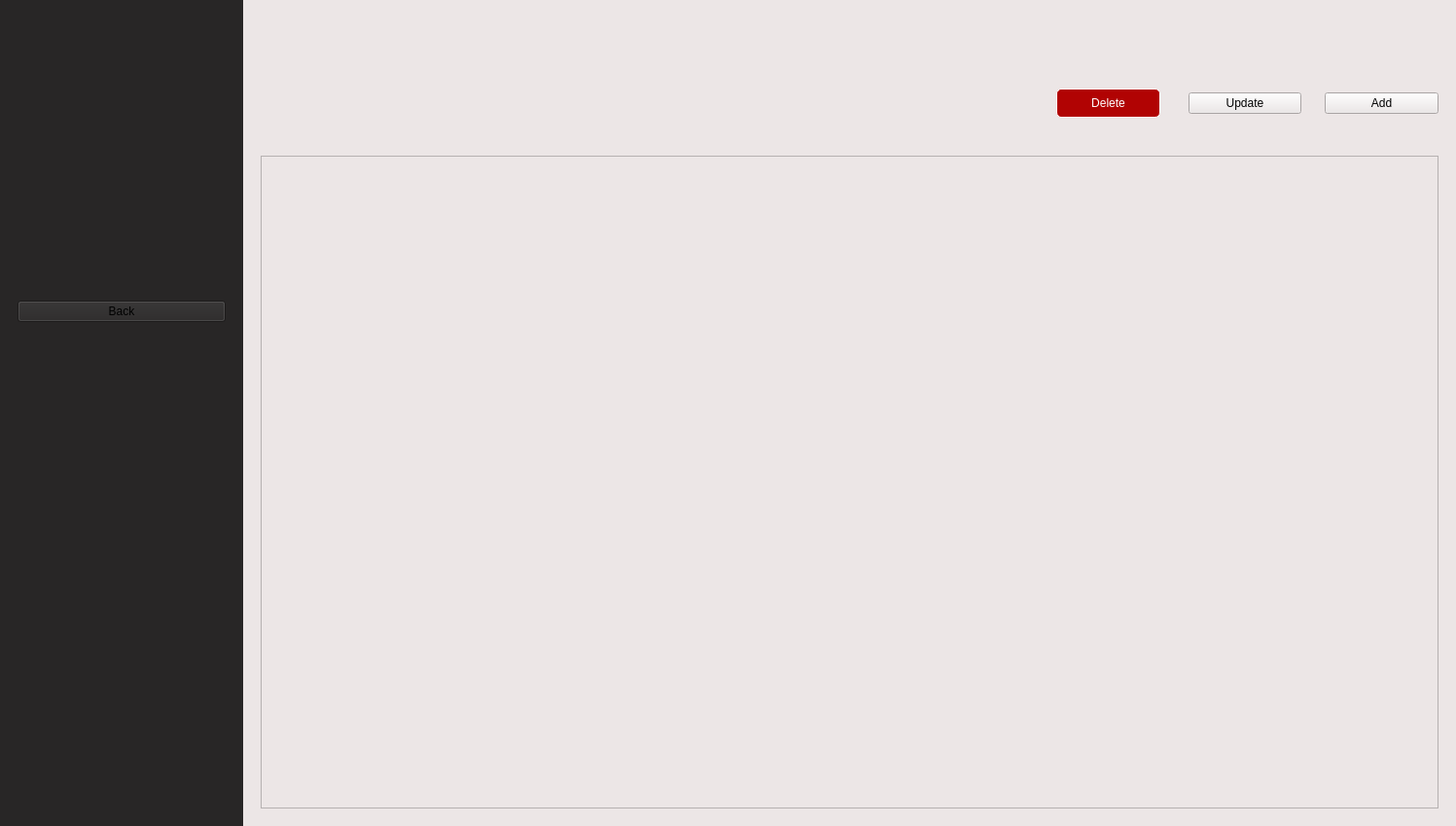
<?xml version="1.0" encoding="UTF-8"?>
<ui version="4.0">
 <class>MainWindow</class>
 <widget class="QMainWindow" name="MainWindow">
  <property name="geometry">
   <rect>
    <x>0</x>
    <y>0</y>
    <width>1497</width>
    <height>849</height>
   </rect>
  </property>
  <property name="windowTitle">
   <string>MainWindow</string>
  </property>
  <widget class="QWidget" name="centralwidget">
   <layout class="QHBoxLayout" name="horizontalLayout" stretch="1,5">
    <property name="spacing">
     <number>0</number>
    </property>
    <property name="leftMargin">
     <number>0</number>
    </property>
    <property name="topMargin">
     <number>0</number>
    </property>
    <property name="rightMargin">
     <number>0</number>
    </property>
    <property name="bottomMargin">
     <number>0</number>
    </property>
    <item>
     <widget class="QWidget" name="widget" native="true">
      <property name="styleSheet">
       <string notr="true">background-color: rgb(40, 38, 38);</string>
      </property>
      <layout class="QVBoxLayout" name="verticalLayout">
       <item>
        <widget class="QWidget" name="widget_3" native="true">
         <layout class="QGridLayout" name="gridLayout">
          <item row="0" column="0">
           <widget class="QPushButton" name="pushButton">
            <property name="styleSheet">
             <string notr="true">border: none;</string>
            </property>
            <property name="text">
             <string/>
            </property>
            <property name="icon">
             <iconset>
              <normaloff>image/Logo1.png</normaloff>image/Logo1.png</iconset>
            </property>
            <property name="iconSize">
             <size>
              <width>200</width>
              <height>200</height>
             </size>
            </property>
           </widget>
          </item>
         </layout>
        </widget>
       </item>
       <item>
        <widget class="QWidget" name="widget_4" native="true">
         <layout class="QGridLayout" name="gridLayout_2">
          <item row="0" column="0">
           <widget class="QPushButton" name="backbtn">
            <property name="styleSheet">
             <string notr="true">#staffbtn{
border: 1px solid white;
border-radius: 5px;
margin: 0 40px;
padding: 7px;
color: white;
background-color: #B10303;
}

#staffbtn:hover{
	color: black;
}</string>
            </property>
            <property name="text">
             <string>Back</string>
            </property>
           </widget>
          </item>
         </layout>
        </widget>
       </item>
       <item>
        <widget class="QWidget" name="widget_5" native="true">
         <layout class="QGridLayout" name="gridLayout_3"/>
        </widget>
       </item>
       <item>
        <widget class="QWidget" name="widget_6" native="true"/>
       </item>
      </layout>
     </widget>
    </item>
    <item>
     <widget class="QWidget" name="widget_2" native="true">
      <property name="styleSheet">
       <string notr="true">background-color: rgb(236, 230, 230);</string>
      </property>
      <layout class="QVBoxLayout" name="verticalLayout_2" stretch="1,1,10">
       <property name="spacing">
        <number>0</number>
       </property>
       <property name="leftMargin">
        <number>0</number>
       </property>
       <property name="topMargin">
        <number>0</number>
       </property>
       <property name="rightMargin">
        <number>0</number>
       </property>
       <property name="bottomMargin">
        <number>0</number>
       </property>
       <item>
        <widget class="QWidget" name="widget_7" native="true">
         <property name="styleSheet">
          <string notr="true">background-color: rgb(236, 230, 230);</string>
         </property>
         <layout class="QHBoxLayout" name="horizontalLayout_3" stretch="1,2">
          <item>
           <widget class="QWidget" name="widget_13" native="true">
            <layout class="QHBoxLayout" name="horizontalLayout_4">
             <item>
              <widget class="QWidget" name="branchname" native="true"/>
             </item>
            </layout>
           </widget>
          </item>
          <item>
           <widget class="QWidget" name="widget_12" native="true"/>
          </item>
         </layout>
        </widget>
       </item>
       <item>
        <widget class="QWidget" name="widget_9" native="true">
         <property name="styleSheet">
          <string notr="true">background-color: rgb(236, 230, 230);</string>
         </property>
         <layout class="QHBoxLayout" name="horizontalLayout_2" stretch="6,1,1,1">
          <item>
           <widget class="QWidget" name="widget_10" native="true"/>
          </item>
          <item>
           <widget class="QWidget" name="widget_14" native="true">
            <layout class="QHBoxLayout" name="horizontalLayout_5">
             <item>
              <widget class="QPushButton" name="deletestaffbtn">
               <property name="styleSheet">
                <string notr="true">#deletestaffbtn{
border: 1px solid white;
border-radius: 5px;
margin: 0 5px;
padding: 7px;
background-color: #B10303;
color: white;
}

#deletestaffbtn:hover{
	color: black;
}</string>
               </property>
               <property name="text">
                <string>Delete</string>
               </property>
              </widget>
             </item>
            </layout>
           </widget>
          </item>
          <item>
           <widget class="QWidget" name="widget_15" native="true">
            <layout class="QHBoxLayout" name="horizontalLayout_6">
             <item>
              <widget class="QPushButton" name="updateschedbtn">
               <property name="styleSheet">
                <string notr="true">#updatestaffbtn{
border: 1px solid white;
border-radius: 5px;
margin: 0 5px;
padding: 7px;
background-color: #B10303;
color: white;
}

#updatestaffbtn:hover{
	color: black;
}</string>
               </property>
               <property name="text">
                <string>Update</string>
               </property>
              </widget>
             </item>
            </layout>
           </widget>
          </item>
          <item>
           <widget class="QWidget" name="widget_11" native="true">
            <layout class="QGridLayout" name="gridLayout_4">
             <item row="0" column="0">
              <widget class="QPushButton" name="addschedbtn">
               <property name="styleSheet">
                <string notr="true">#addstaffbtn{
border: 1px solid white;
border-radius: 5px;
margin: 0 5px;
padding: 7px;
background-color: #B10303;
color: white;
}

#addstaffbtn:hover{
	color: black;
}</string>
               </property>
               <property name="text">
                <string>Add</string>
               </property>
              </widget>
             </item>
            </layout>
           </widget>
          </item>
         </layout>
        </widget>
       </item>
       <item>
        <widget class="QWidget" name="widget_8" native="true">
         <property name="styleSheet">
          <string notr="true">background-color: rgb(236, 230, 230);</string>
         </property>
         <layout class="QGridLayout" name="gridLayout_5">
          <item row="0" column="0">
           <widget class="QWidget" name="table" native="true">
            <property name="styleSheet">
             <string notr="true"/>
            </property>
            <layout class="QGridLayout" name="gridLayout_6">
             <item row="0" column="0">
              <widget class="QTableWidget" name="tableWidget"/>
             </item>
            </layout>
           </widget>
          </item>
         </layout>
        </widget>
       </item>
      </layout>
     </widget>
    </item>
   </layout>
  </widget>
 </widget>
 <resources/>
 <connections/>
</ui>
